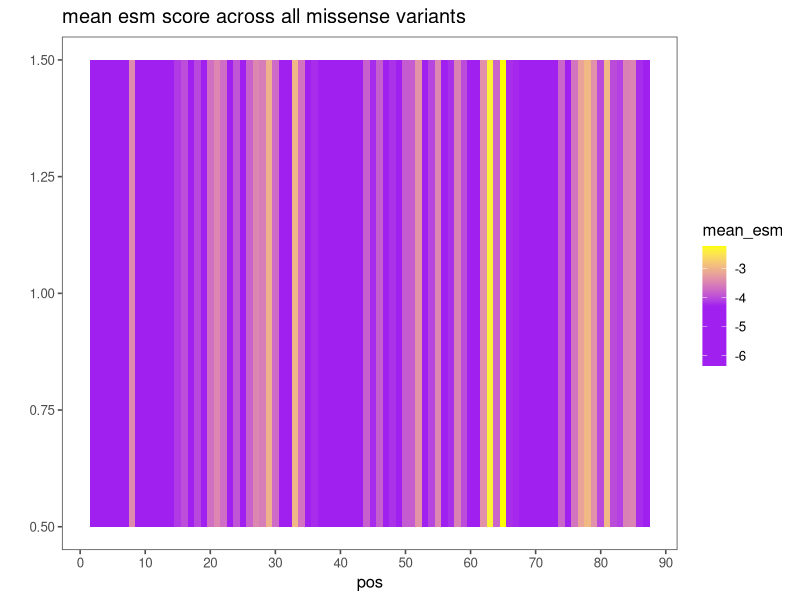
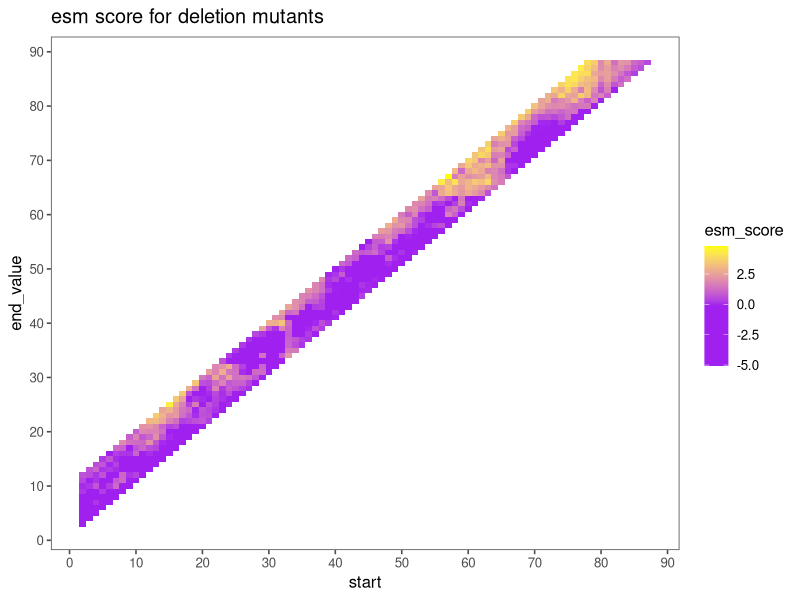

The R source for these figures, in order:
#!/usr/bin/env Rscript

library(data.table)
library(ggplot2)
library(ggthemes)


# Missense variants
missense <- fread('esm-missense.csv')

missense[, pos := gsub('[A-z]', '', mut_name)]
missense[, pos := as.numeric(pos)]

veps <- missense[, .('mean_esm'=mean(esm_score)), by=pos]

g.missense <- ggplot(veps[pos>1], aes(x=pos,y=1, fill=mean_esm)) + geom_tile() +
    scale_x_continuous(breaks=seq(0,90,10)) +
    labs(title='mean esm score across all missense variants') +
    ylab('') +
    theme_few() +
    scale_fill_gradientn(colors = c("#a020f0", "#a020f0", "#ffff00"))

ggsave(g.missense, file='esm-missense.png', width=20, height=5, units='cm')


# Deletions
dat <- fread('esm-deletions.csv')
setnames(dat, 'start_pos','start')

dat[, mut_length := nchar(mut_seq)]
dat[, del_length := 87-mut_length]
dat[, end_value := start + del_length]


g.dels <- ggplot(dat[start>1], aes(x = start, y = end_value, fill = esm_score)) +
  geom_tile() +  
  scale_fill_gradientn(colors = c("#a020f0", "#a020f0", "#ffff00")) +
  scale_x_continuous(breaks = seq(0,90,10)) +
  scale_y_continuous(breaks =seq(0,90,10)) +
  theme_few() +
  labs(title='esm score for deletion mutants')

ggsave(g.dels, file='esm-deletions.png', width=20, height=20, units='cm')